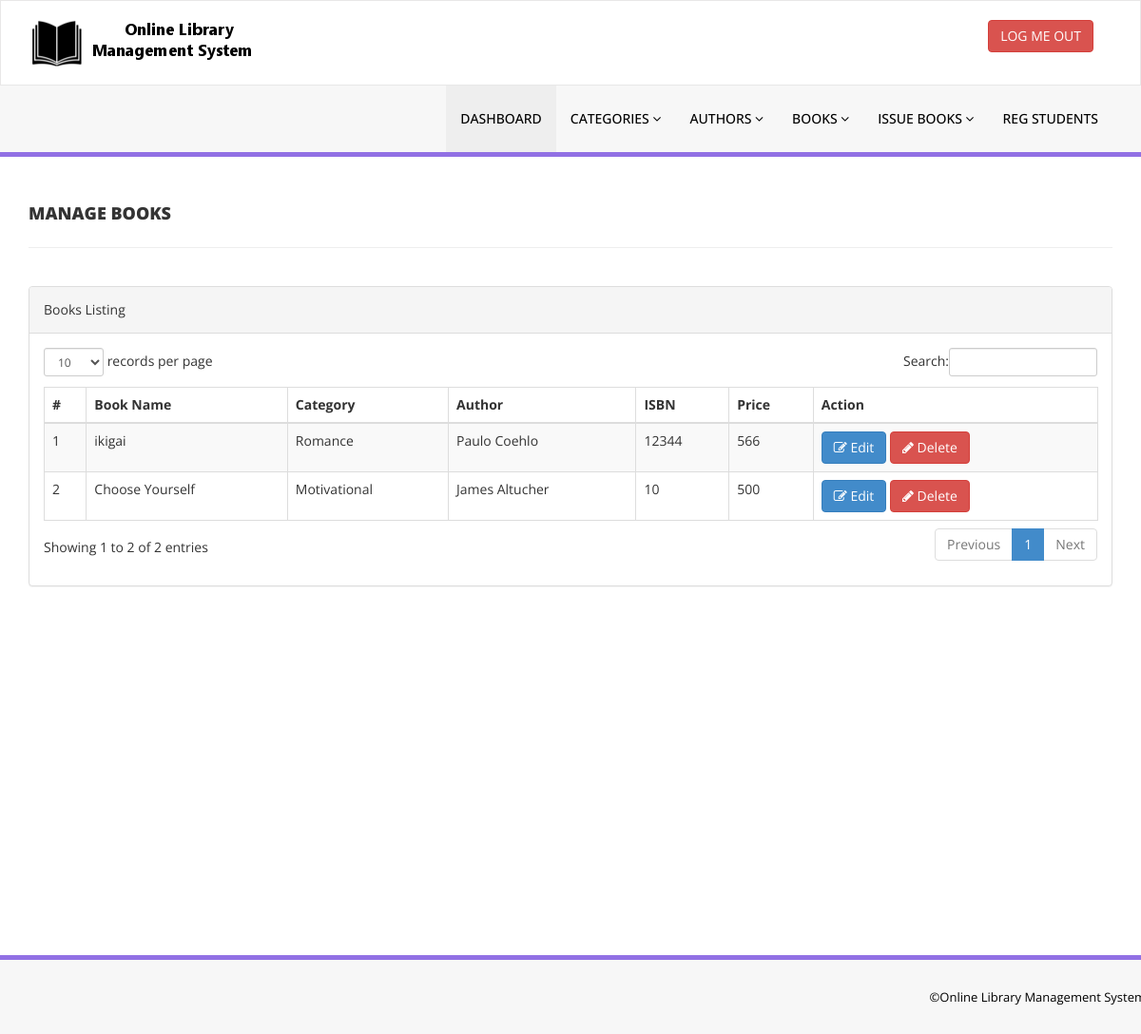
The app's page /admin/manage-books.php (signed in) with its own data.
### tables this page shows
CREATE TABLE `tblbooks` (
  `id` int(11) NOT NULL,
  `BookName` varchar(255) DEFAULT NULL,
  `CatId` int(11) DEFAULT NULL,
  `AuthorId` int(11) DEFAULT NULL,
  `ISBNNumber` int(11) DEFAULT NULL,
  `BookPrice` int(11) DEFAULT NULL,
  `RegDate` timestamp NULL DEFAULT current_timestamp(),
  `UpdationDate` timestamp NULL DEFAULT NULL ON UPDATE current_timestamp()
);

CREATE TABLE `tblcategory` (
  `id` int(11) NOT NULL,
  `CategoryName` varchar(150) DEFAULT NULL,
  `Status` int(1) DEFAULT NULL,
  `CreationDate` timestamp NULL DEFAULT current_timestamp(),
  `UpdationDate` timestamp NULL DEFAULT '0000-00-00 00:00:00' ON UPDATE current_timestamp()
);

CREATE TABLE `tblauthors` (
  `id` int(11) NOT NULL,
  `AuthorName` varchar(159) DEFAULT NULL,
  `creationDate` timestamp NULL DEFAULT current_timestamp(),
  `UpdationDate` timestamp NULL DEFAULT NULL ON UPDATE current_timestamp()
);

### admin/manage-books.php (the view, shortened to what this page needs)
<?php
include('includes/config.php');
if(strlen($_SESSION['alogin'])==0)
    {
header('location:index.php');
}
else{
    ?>
<!DOCTYPE html>
<html xmlns="http://www.w3.org/1999/xhtml">
<head>
    <link href="assets/css/bootstrap.css" rel="stylesheet" />
    <link href="assets/css/font-awesome.css" rel="stylesheet" />
    <link href="assets/js/dataTables/dataTables.bootstrap.css" rel="stylesheet" />
    <link href="assets/css/style.css" rel="stylesheet" />
</head>
<body>
<?php include('includes/header.php');?>
    <div class="content-wrapper">
         <div class="container">
        <div class="row pad-botm">
            <div class="col-md-12">
                <h4 class="header-line">Manage Books</h4>
    </div>
     <div class="row">
</div>
        </div>
            <div class="row">
                <div class="col-md-12">
                    <div class="panel panel-default">
                        <div class="panel-heading">
                           Books Listing
                        </div>
                        <div class="panel-body">
                            <div class="table-responsive">
                                <table class="table table-striped table-bordered table-hover" id="dataTables-example">
                                    <thead>
                                        <tr>
                                            <th>#</th>
                                            <th>Book Name</th>
                                            <th>Category</th>
                                            <th>Author</th>
                                            <th>ISBN</th>
                                            <th>Price</th>
                                            <th>Action</th>
                                        </tr>
                                    </thead>
                                    <tbody>
<?php $sql = "SELECT tblbooks.BookName,tblcategory.CategoryName,tblauthors.AuthorName,tblbooks.ISBNNumber,tblbooks.BookPrice,tblbooks.id as bookid from  tblbooks join tblcategory on tblcategory.id=tblbooks.CatId join tblauthors on tblauthors.id=tblbooks.AuthorId";
$query = $dbh -> prepare($sql);
$query->execute();
$results=$query->fetchAll(PDO::FETCH_OBJ);
$cnt=1;
if($query->rowCount() > 0)
{
foreach($results as $result)
{               ?>
                                        <tr class="odd gradeX">
                                            <td class="center"><?php echo htmlentities($cnt);?></td>
                                            <td class="center"><?php echo htmlentities($result->BookName);?></td>
                                            <td class="center"><?php echo htmlentities($result->CategoryName);?></td>
                                            <td class="center"><?php echo htmlentities($result->AuthorName);?></td>
                                            <td class="center"><?php echo htmlentities($result->ISBNNumber);?></td>
                                            <td class="center"><?php echo htmlentities($result->BookPrice);?></td>
                                            <td class="center">
                                            <a href="edit-book.php?bookid=<?php echo htmlentities($result->bookid);?>"><button class="btn btn-primary"><i class="fa fa-edit "></i> Edit</button>
                                          <a href="manage-books.php?del=<?php echo htmlentities($result->bookid);?>" onclick="return confirm('Are you sure you want to delete?');"" >  <button class="btn btn-danger"><i class="fa fa-pencil"></i> Delete</button>
                                            </td>
                                        </tr>
 <?php $cnt=$cnt+1;}} ?>
                                    </tbody>
                                </table>
                            </div>
                        </div>
                    </div>
                </div>
            </div>
    </div>
    </div>
  <?php include('includes/footer.php');?>
</body>
</html>
<?php } ?>

### admin/assets/css/style.css (style rules this page uses)
.content-wrapper { margin-top: 40px; min-height:800px; padding-bottom:90px; }
.header-line { font-weight:900; padding-bottom:25px; border-bottom:1px solid #eeeeee; text-transform:uppercase; }
.pad-botm { padding-bottom:30px; }

### records on screen
tblbooks: BookName "ikigai", tblcategory.CategoryName "Romance", AuthorId.AuthorName "Paulo Coehlo", ISBNNumber "12344", BookPrice "566"
tblbooks: BookName "Choose Yourself", tblcategory.CategoryName "Motivational", AuthorId.AuthorName "James Altucher", ISBNNumber "10", BookPrice "500"
